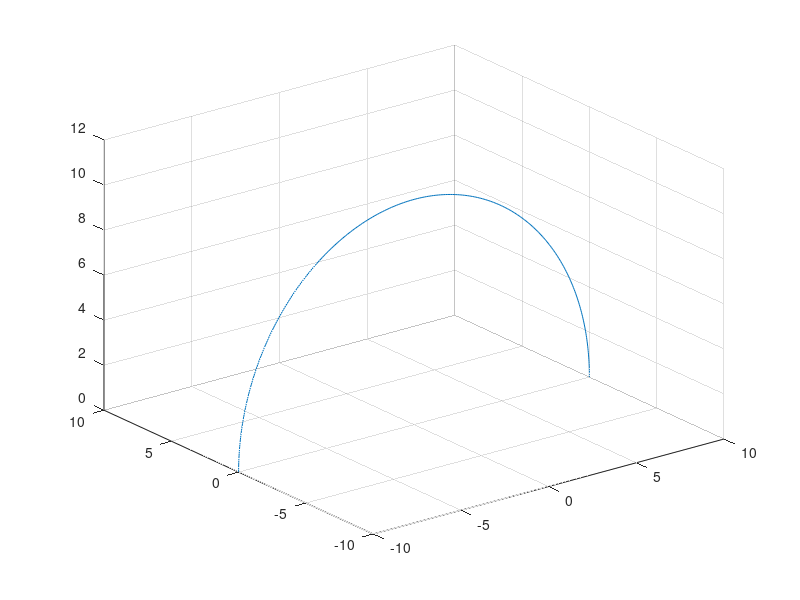

Write MATLAB code to recreate this figure. (Note: this script raises an error after producing the figure.)
clc;
clear;
close all;



r = 10;
figure('units','normalized','outerposition',[0 0 1 1])


theta=0:0.01:pi;
x=r*cos(theta);
z=r*sin(theta);
plot3(x,zeros(1,numel(x)),z)
hold on;
grid on;
xlim([-10 10])
ylim([-10 10])
zlim([0 12])

unit_z = [0;0;1;0];
% J = -pi + (2*pi)*rand(6, 6);
J = eye(6);

% find P_I for angle from 45 to 135 (angle between abdominal probe and horizontal plane)
for theta = 45:5:135
    if (theta == 45)
        initial = [0;0;0;0;0;0];
    else
        initial = [P_I; direction(1:3)];
    end
    
    X_trus = [ROTz(85-theta),[0 0 0]';0 0 0 1];
    X = [ROTz(-90-theta),[r*cos(theta*pi/180) 0 r*sin(theta*pi/180)]';0 0 0 1];
    direction = X_trus*unit_z;
%     disp(direction);
    P_I = findPItest(X_trus,X);
    h = plotv3([0;0;0], direction(1:3), 'green');
    pause(0.2);
    
    plotp3(P_I);
    pause(0.3);
    
    dq = VF_checkpoint(initial, [P_I; direction(1:3)], J);
    Jdq = J*dq;
    fup = initial - Jdq;
    plotv3(fup(1:3), fup(1:3) + fup(4:6), 'red');
    
    
    if (theta ~= 135)
        pause(0.3);
        set(h,'Visible','off')
    end
    drawnow;
end